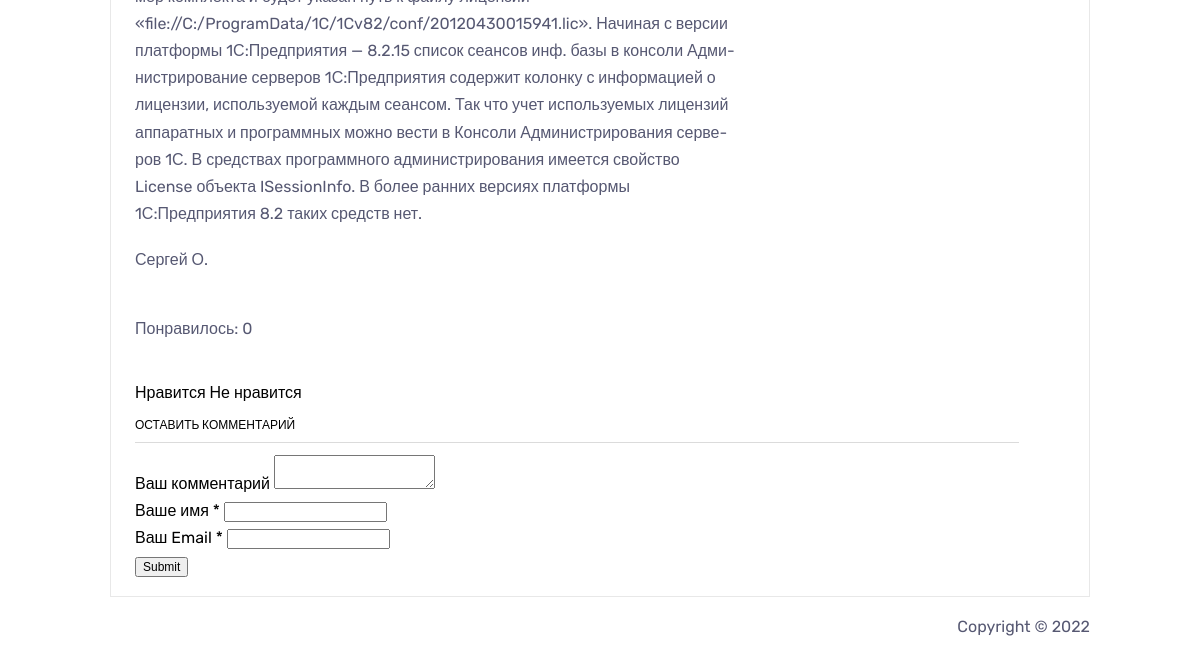
The app's page /2/ (lower part), older data.
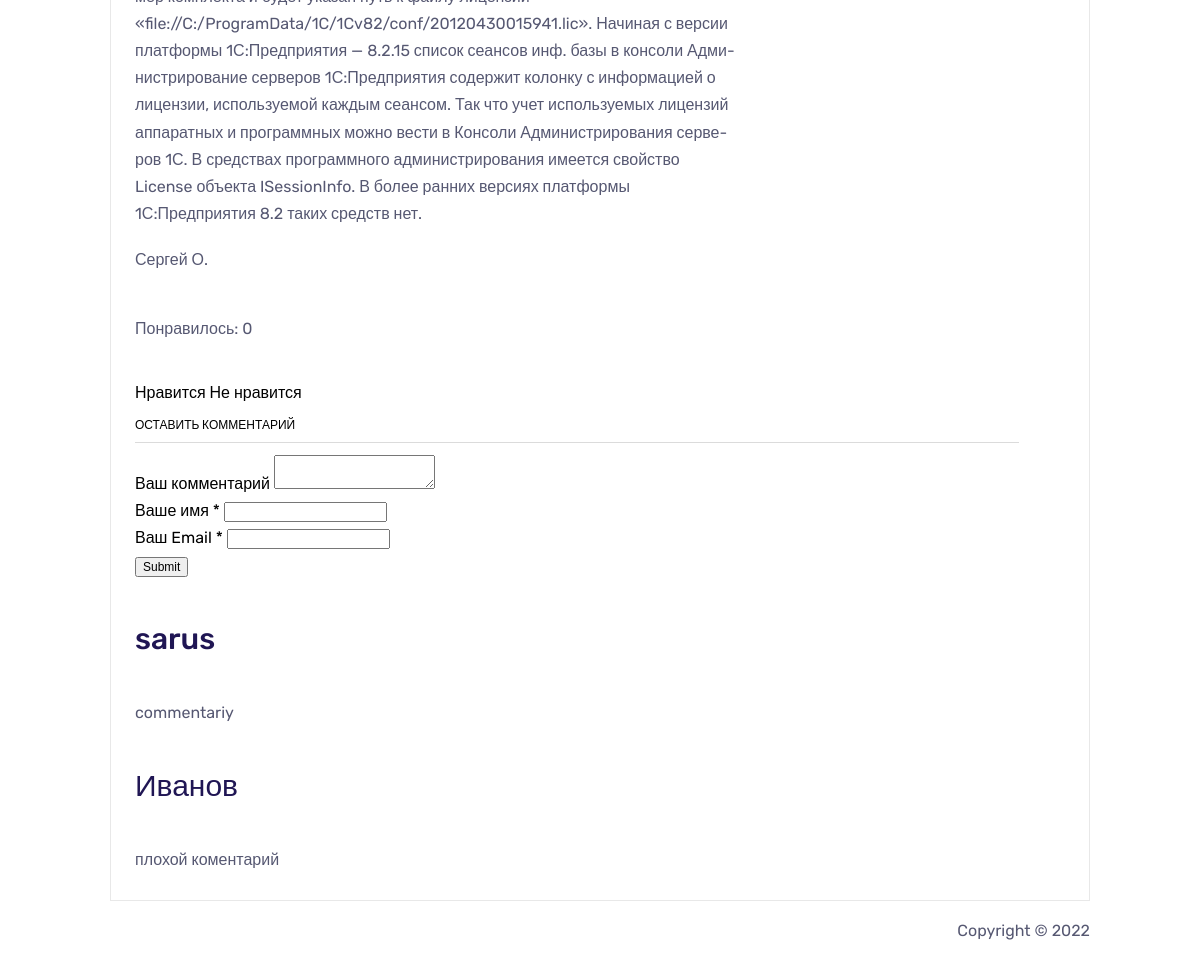
The same page, newer data.
### blog/models.py (models this page shows, shortened)
class Post(models.Model):
    title = models.CharField('Заголовок записи', max_length = 100)
    description = models.TextField('Текст записи') # полный текст
    summory = models.TextField('Описание') # описание
    category = models.CharField('Категория', max_length = 100) # категория
    author = models.CharField('Имя автора', max_length = 100)
    date = models.DateField('Дата публикации')
    img = models.ImageField('Изображение', upload_to='image/%Y')
    class Meta:
        verbose_name = 'Запись'
        verbose_name_plural = 'Записи'

class Comments(models.Model):
    email = models.EmailField()
    name = models.CharField('Имя', max_length=50)
    text_comments = models.TextField('Текст комментария', max_length=2000)
    post = models.ForeignKey(Post, verbose_name='Публикация', on_delete=models.CASCADE)
    class Meta:
        verbose_name = 'Комментарий'
        verbose_name_plural = 'Комментарии'

### blog/views.py (the view)
# urls.py: path( '<int:pk>/', views.PostDetail.as_view()),
class PostDetail( View ):
    def get(self, request, pk):
        post = Post.objects.get( id = pk )
        return render( request, 'blog/blog_detail.html', { 'post': post } )

### templates/blog/blog_detail.html (shortened to what this page needs)
<!DOCTYPE html>
<html lang="ru-RU" prefix="og: https://ogp.me/ns#" itemtype="https://schema.org/Blog" itemscope>
<head>
    {% load static %}
    <link rel="stylesheet" href={% static 'css/style.css' %} type="text/css" media="all" />
</head>
<body>
    <div class="shell">
        <div class="border">
            <div id="main">
                <div id="content" class="left">
                    <div class="projects">
                        <div class="item">
                            <div class="text left">
                                <p> {{ post.description }} </p>
                                <p> {{ post.author }} </p>
                            </div>
                        </div>
                    </div>
                </div>
                <div>
                    <br>
                    <p>Понравилось: {{ post.likes_set.all.count }} </p>
                    <br>
                    <a href="{% url 'add_Likes' post.id %}"> Нравится </a>
                    <a href="{% url 'del_Likes' post.id %}"> Не нравится </a>
                </div>
                <div class="form-coment">
                    <h3> Оставить комментарий </h3>
                    <div>
                        <form action=" {% url 'add_comments' post.id %} " method="post">
                            <div>
                                <label> Ваш комментарий </label>
                                <textarea name="text_comments"></textarea>
                            </div>
                            <div>
                                <label> Ваше имя * </label>
                                <input type="text" name="name">
                            </div>
                            <div>
                                <label> Ваш Email * </label>
                                <input type="email" name="email">
                            </div>
                            <div>
                                <input type="submit">
                            </div>
                        </form>
                    </div>
                </div>
                <div>
                    {% for comment in post.comments_set.all %}
                    <div class="view-comment">
                        <h4>{{ comment.name }}</h4>
                        <p>
                            {{ comment.text_comments }}
                        </p>
                    </div>
                    {% endfor %}
                </div>
            </div>
        </div>
        <div id="footer">
            <p class="copy right">Copyright &copy; 2022 </p>
        </div>
    </div>
</body>
</html>

### static/css/style.css (style rules this page uses)
a { color: #ff0000; text-decoration: none; cursor:pointer; }
input, textarea, select { font-family: Arial, Helvetica, sans-serif; font-size:12px; }
textarea { overflow:auto; }
.left, .alignleft { float: left; display: inline; }
.right, .alignright { float: right; display: inline; }
.shell { width: 980px; margin: 0 auto; }
.border { border: 1px solid #e8e8e8; background: #fff; position: relative; }
#main { width: 932px; padding: 37px 24px 17px 24px; }
#main h3 { font-size: 12px; line-height: 15px; color: #000; text-transform: uppercase; border-bottom: 1px solid #dbdbdb; padding: 0 0 9px 0; }
#content { width: 905px; }
.projects { padding: 10px 0 0 0; }
.projects .item { margin: 0 0 28px 0; }
.projects .text { width: 600px; }
.projects .text p { padding: 0 0 3px 0; }
:root { --main-color: #097bed; --heading-color: #201654; --paragraph-color: #565872; --search-bg-color: #086ed5; --heading-font: "Rubik", sans-serif; --body-font: "Rubik", sans-serif; --body-font-size: 16px; --line-height30: 1.7; }
html { -webkit-text-size-adjust: 100%; -ms-text-size-adjust: 100%; overflow-x: hidden; font-family: var(--body-font); }
* { box-sizing: border-box; outline: none; -moz-osx-font-smoothing: grayscale; -webkit-font-smoothing: antialiased; }
body { margin: 0; font-family: var(--body-font); line-height: var(--line-height30); font-size: var(--body-font-size); }
h3 { font-size: 36px; line-height: 1.3833333333; }
h4 { font-size: 30px; line-height: 1.3380952381; }
h1, h2, h3, h4, h5, h6 { color: var(--heading-color); font-family: var(--heading-font); font-weight: 500; }
p { color: var(--paragraph-color); -webkit-hyphens: auto; hyphens: auto; margin-bottom: 10px; }
a { color: inherit; text-decoration: none; transition: 0.4s; }
a, a:hover, a:focus, a:active { text-decoration: none; outline: none; color: inherit; }

Row changes from the older to the newer data that the page shows:
added Comments: name "sarus", text_comments "commentariy"
added Comments: name "Иванов", text_comments "плохой коментарий"
